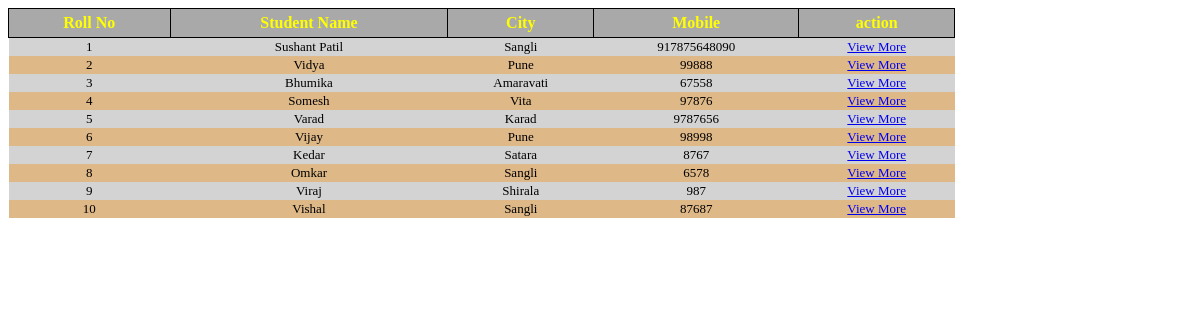
/student (signed in), run on an earlier commit of the app's database.
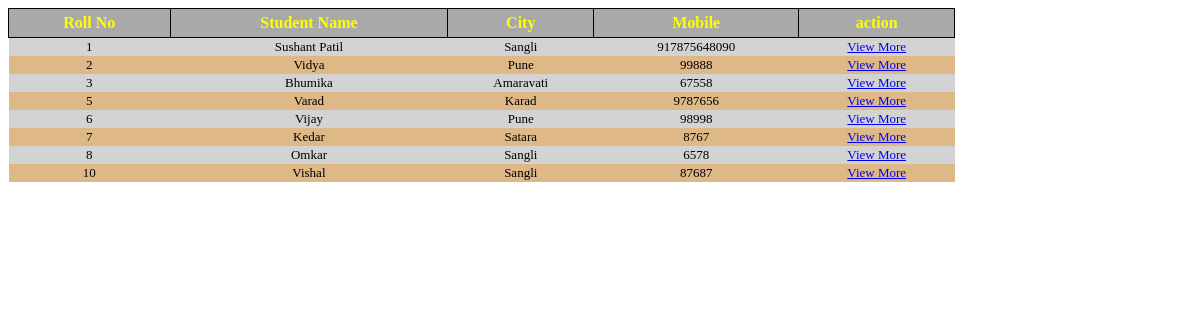
And on a later commit of the database.
### home/models.py (models this page shows, shortened)
class Student(models.Model):
    name = models.CharField(max_length=50)
    roll = models.IntegerField(auto_created=True, primary_key=True)
    city = models.CharField(max_length=50)
    marks = models.IntegerField()
    pass_year = models.IntegerField()
    mobile = models.IntegerField()
    email = models.CharField(max_length=50)
    department = models.ForeignKey('Department', on_delete=models.CASCADE)

### home/views.py (the view)
# urls.py: path("student", views.student),
@login_required
def student(request):
    st = Student.objects.all()
    return render(request=request, template_name="student.html", context={'stud': st})

### home/templates/student.html (shortened to what this page needs)
<!DOCTYPE html>
<html lang="en">
  <head>
    <link rel="stylesheet" href="static/home/css/student.css" />
  </head>
  <body>
    <table>
      <tr>
        <th>Roll No</th>
        <th>Student Name</th>
        <th>City</th>
        <th>Mobile</th>
        <th>action</th>
      </tr>
      {% for s in stud %}
      <tr>
        <td>{{ s.roll }}</td>
        <td>{{ s.name }}</td>
        <td>{{ s.city }}</td>
        <td>{{ s.mobile }}</td>
        <td><a href="/details/{{ s.roll }}">View More </a></td>
      </tr>
      {% endfor %}
    </table>
  </body>
</html>

### static/home/css/student.css (style rules this page uses)
th { text-align: center; background-color: darkgrey; color: yellow; font-size: medium; padding: 5px; border: 1px solid black; margin: 0px; }
table { border-collapse: collapse; width: 80%; margin: 0px; }
tr:nth-child(even) { text-align: center; background-color: lightgrey; color: black; font-size: small; padding: 5px; margin: 0px; }
tr:nth-child(odd) { text-align: center; background-color: burlywood; color: black; font-size: small; padding: 5px; margin: 0px; }

What changed in the data, as far as the page shows it:
removed Student: roll "4", name "Somesh", city "Vita", mobile "97876"
removed Student: roll "9", name "Viraj", city "Shirala", mobile "987"
